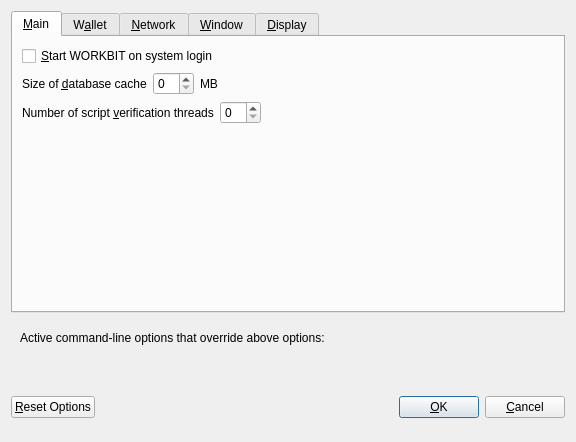
<?xml version="1.0" encoding="UTF-8"?>
<ui version="4.0">
 <class>OptionsDialog</class>
 <widget class="QDialog" name="OptionsDialog">
  <property name="geometry">
   <rect>
    <x>0</x>
    <y>0</y>
    <width>576</width>
    <height>442</height>
   </rect>
  </property>
  <property name="windowTitle">
   <string>Options</string>
  </property>
  <property name="modal">
   <bool>true</bool>
  </property>
  <layout class="QVBoxLayout" name="verticalLayout">
   <item>
    <widget class="QTabWidget" name="tabWidget">
     <property name="currentIndex">
      <number>0</number>
     </property>
     <widget class="QWidget" name="tabMain">
      <attribute name="title">
       <string>&amp;Main</string>
      </attribute>
      <layout class="QVBoxLayout" name="verticalLayout_Main">
       <item>
        <widget class="QCheckBox" name="bitcoinAtStartup">
         <property name="toolTip">
          <string>Automatically start WORKBIT after logging in to the system.</string>
         </property>
         <property name="text">
          <string>&amp;Start WORKBIT on system login</string>
         </property>
        </widget>
       </item>
       <item>
        <layout class="QHBoxLayout" name="horizontalLayout_2_Main">
         <item>
          <widget class="QLabel" name="databaseCacheLabel">
           <property name="text">
            <string>Size of &amp;database cache</string>
           </property>
           <property name="textFormat">
            <enum>Qt::PlainText</enum>
           </property>
           <property name="buddy">
            <cstring>databaseCache</cstring>
           </property>
          </widget>
         </item>
         <item>
          <widget class="QSpinBox" name="databaseCache"/>
         </item>
         <item>
          <widget class="QLabel" name="databaseCacheUnitLabel">
           <property name="text">
            <string>MB</string>
           </property>
           <property name="textFormat">
            <enum>Qt::PlainText</enum>
           </property>
          </widget>
         </item>
         <item>
          <spacer name="horizontalSpacer_2_Main">
           <property name="orientation">
            <enum>Qt::Horizontal</enum>
           </property>
           <property name="sizeHint" stdset="0">
            <size>
             <width>40</width>
             <height>20</height>
            </size>
           </property>
          </spacer>
         </item>
        </layout>
       </item>
       <item>
        <layout class="QHBoxLayout" name="horizontalLayout_3_Main">
         <item>
          <widget class="QLabel" name="threadsScriptVerifLabel">
           <property name="text">
            <string>Number of script &amp;verification threads</string>
           </property>
           <property name="textFormat">
            <enum>Qt::PlainText</enum>
           </property>
           <property name="buddy">
            <cstring>threadsScriptVerif</cstring>
           </property>
          </widget>
         </item>
         <item>
          <widget class="QSpinBox" name="threadsScriptVerif">
           <property name="toolTip">
            <string>(0 = auto, &lt;0 = leave that many cores free)</string>
           </property>
          </widget>
         </item>
         <item>
          <spacer name="horizontalSpacer_3_Main">
           <property name="orientation">
            <enum>Qt::Horizontal</enum>
           </property>
           <property name="sizeHint" stdset="0">
            <size>
             <width>40</width>
             <height>20</height>
            </size>
           </property>
          </spacer>
         </item>
        </layout>
       </item>
       <item>
        <spacer name="verticalSpacer_2">
         <property name="orientation">
          <enum>Qt::Vertical</enum>
         </property>
         <property name="sizeHint" stdset="0">
          <size>
           <width>20</width>
           <height>40</height>
          </size>
         </property>
        </spacer>
       </item>
      </layout>
     </widget>
     <widget class="QWidget" name="tabWallet">
      <attribute name="title">
       <string>W&amp;allet</string>
      </attribute>
      <layout class="QVBoxLayout" name="verticalLayout_Wallet">
       <item>
        <layout class="QHBoxLayout" name="horizontalLayout_2_Wallet">
         <item>
          <widget class="QLabel" name="labelStakeSplitThresholdText">
           <property name="text">
            <string>Stake split threshold:</string>
           </property>
          </widget>
         </item>
         <item>
          <widget class="QSpinBox" name="spinBoxStakeSplitThreshold">
           <property name="minimum">
            <number>1</number>
           </property>
           <property name="maximum">
            <number>999999</number>
           </property>
          </widget>
         </item>
        </layout>
       </item>
       <item>
        <widget class="QGroupBox" name="groupBox">
         <property name="title">
          <string>Expert</string>
         </property>
         <layout class="QVBoxLayout" name="verticalLayout_2">
          <item>
           <widget class="QCheckBox" name="coinControlFeatures">
            <property name="toolTip">
             <string>Whether to show coin control features or not.</string>
            </property>
            <property name="text">
             <string>Enable coin &amp;control features</string>
            </property>
           </widget>
          </item>
          <item>
           <widget class="QCheckBox" name="showMasternodesTab">
            <property name="toolTip">
             <string>Show additional tab listing all your masternodes in first sub-tab&lt;br/&gt;and all masternodes on the network in second sub-tab.</string>
            </property>
            <property name="text">
             <string>Show Masternodes Tab</string>
            </property>
           </widget>
          </item>
          <item>
           <widget class="QCheckBox" name="spendZeroConfChange">
            <property name="toolTip">
             <string>If you disable the spending of unconfirmed change, the change from a transaction&lt;br/&gt;cannot be used until that transaction has at least one confirmation.&lt;br/&gt;This also affects how your balance is computed.</string>
            </property>
            <property name="text">
             <string>&amp;Spend unconfirmed change</string>
            </property>
           </widget>
          </item>
         </layout>
        </widget>
       </item>
       <item>
        <spacer name="verticalSpacer_Wallet">
         <property name="orientation">
          <enum>Qt::Vertical</enum>
         </property>
         <property name="sizeHint" stdset="0">
          <size>
           <width>20</width>
           <height>40</height>
          </size>
         </property>
        </spacer>
       </item>
      </layout>
     </widget>
     <widget class="QWidget" name="tabNetwork">
      <attribute name="title">
       <string>&amp;Network</string>
      </attribute>
      <layout class="QVBoxLayout" name="verticalLayout_Network">
       <item>
        <widget class="QCheckBox" name="mapPortUpnp">
         <property name="toolTip">
          <string>Automatically open the WORKBIT client port on the router. This only works when your router supports UPnP and it is enabled.</string>
         </property>
         <property name="text">
          <string>Map port using &amp;UPnP</string>
         </property>
        </widget>
       </item>
       <item>
        <widget class="QCheckBox" name="allowIncoming">
         <property name="toolTip">
          <string>Accept connections from outside</string>
         </property>
         <property name="text">
          <string>Allow incoming connections</string>
         </property>
        </widget>
       </item>
       <item>
        <widget class="QCheckBox" name="connectSocks">
         <property name="toolTip">
          <string>Connect to the WORKBIT network through a SOCKS5 proxy.</string>
         </property>
         <property name="text">
          <string>&amp;Connect through SOCKS5 proxy (default proxy):</string>
         </property>
        </widget>
       </item>
       <item>
        <layout class="QHBoxLayout" name="horizontalLayout_1_Network">
         <item>
          <widget class="QLabel" name="proxyIpLabel">
           <property name="text">
            <string>Proxy &amp;IP:</string>
           </property>
           <property name="textFormat">
            <enum>Qt::PlainText</enum>
           </property>
           <property name="buddy">
            <cstring>proxyIp</cstring>
           </property>
          </widget>
         </item>
         <item>
          <widget class="QValidatedLineEdit" name="proxyIp">
           <property name="minimumSize">
            <size>
             <width>140</width>
             <height>0</height>
            </size>
           </property>
           <property name="maximumSize">
            <size>
             <width>140</width>
             <height>16777215</height>
            </size>
           </property>
           <property name="toolTip">
            <string>IP address of the proxy (e.g. IPv4: 127.0.0.1 / IPv6: ::1)</string>
           </property>
          </widget>
         </item>
         <item>
          <widget class="QLabel" name="proxyPortLabel">
           <property name="text">
            <string>&amp;Port:</string>
           </property>
           <property name="textFormat">
            <enum>Qt::PlainText</enum>
           </property>
           <property name="buddy">
            <cstring>proxyPort</cstring>
           </property>
          </widget>
         </item>
         <item>
          <widget class="QLineEdit" name="proxyPort">
           <property name="minimumSize">
            <size>
             <width>55</width>
             <height>0</height>
            </size>
           </property>
           <property name="maximumSize">
            <size>
             <width>55</width>
             <height>16777215</height>
            </size>
           </property>
           <property name="toolTip">
            <string>Port of the proxy (e.g. 9050)</string>
           </property>
          </widget>
         </item>
         <item>
          <spacer name="horizontalSpacer_1_Network">
           <property name="orientation">
            <enum>Qt::Horizontal</enum>
           </property>
           <property name="sizeHint" stdset="0">
            <size>
             <width>40</width>
             <height>20</height>
            </size>
           </property>
          </spacer>
         </item>
        </layout>
       </item>
       <item>
        <spacer name="verticalSpacer_Network">
         <property name="orientation">
          <enum>Qt::Vertical</enum>
         </property>
         <property name="sizeHint" stdset="0">
          <size>
           <width>20</width>
           <height>40</height>
          </size>
         </property>
        </spacer>
       </item>
      </layout>
     </widget>
     <widget class="QWidget" name="tabWindow">
      <attribute name="title">
       <string>&amp;Window</string>
      </attribute>
      <layout class="QVBoxLayout" name="verticalLayout_Window">
       <item>
        <widget class="QCheckBox" name="minimizeToTray">
         <property name="toolTip">
          <string>Show only a tray icon after minimizing the window.</string>
         </property>
         <property name="text">
          <string>&amp;Minimize to the tray instead of the taskbar</string>
         </property>
        </widget>
       </item>
       <item>
        <widget class="QCheckBox" name="minimizeOnClose">
         <property name="toolTip">
          <string>Minimize instead of exit the application when the window is closed. When this option is enabled, the application will be closed only after selecting Quit in the menu.</string>
         </property>
         <property name="text">
          <string>M&amp;inimize on close</string>
         </property>
        </widget>
       </item>
       <item>
        <spacer name="verticalSpacer_Window">
         <property name="orientation">
          <enum>Qt::Vertical</enum>
         </property>
         <property name="sizeHint" stdset="0">
          <size>
           <width>20</width>
           <height>40</height>
          </size>
         </property>
        </spacer>
       </item>
      </layout>
     </widget>
     <widget class="QWidget" name="tabDisplay">
      <attribute name="title">
       <string>&amp;Display</string>
      </attribute>
      <layout class="QVBoxLayout" name="verticalLayout_Display">
       <item>
        <layout class="QHBoxLayout" name="horizontalLayout_1_Display">
         <item>
          <widget class="QLabel" name="langLabel">
           <property name="text">
            <string>User Interface &amp;language:</string>
           </property>
           <property name="textFormat">
            <enum>Qt::PlainText</enum>
           </property>
           <property name="buddy">
            <cstring>lang</cstring>
           </property>
          </widget>
         </item>
         <item>
          <widget class="QValueComboBox" name="lang">
           <property name="toolTip">
            <string>The user interface language can be set here. This setting will take effect after restarting WORKBIT.</string>
           </property>
          </widget>
         </item>
        </layout>
       </item>
       <item>
        <widget class="Line" name="line">
         <property name="orientation">
          <enum>Qt::Horizontal</enum>
         </property>
        </widget>
       </item>
       <item>
        <layout class="QHBoxLayout" name="horizontalLayout_2_Display">
         <item>
          <widget class="QLabel" name="unitLabel">
           <property name="text">
            <string>&amp;Unit to show amounts in:</string>
           </property>
           <property name="textFormat">
            <enum>Qt::PlainText</enum>
           </property>
           <property name="buddy">
            <cstring>unit</cstring>
           </property>
          </widget>
         </item>
         <item>
          <widget class="QValueComboBox" name="unit">
           <property name="toolTip">
            <string>Choose the default subdivision unit to show in the interface and when sending coins.</string>
           </property>
          </widget>
         </item>
        </layout>
       </item>
       <item>
        <layout class="QHBoxLayout" name="horizontalLayout_5_Display">
         <item>
          <widget class="QLabel" name="digitsLabel">
           <property name="text">
            <string>Decimal digits</string>
           </property>
          </widget>
         </item>
         <item>
          <widget class="QValueComboBox" name="digits"/>
         </item>
        </layout>
       </item>
       <item>
        <layout class="QHBoxLayout" name="horizontalLayout_3_Display">
         <item>
          <widget class="QLabel" name="thirdPartyTxUrlsLabel">
           <property name="toolTip">
            <string>Third party URLs (e.g. a block explorer) that appear in the transactions tab as context menu items. %s in the URL is replaced by transaction hash. Multiple URLs are separated by vertical bar |.</string>
           </property>
           <property name="text">
            <string>Third party transaction URLs</string>
           </property>
           <property name="buddy">
            <cstring>thirdPartyTxUrls</cstring>
           </property>
          </widget>
         </item>
         <item>
          <widget class="QLineEdit" name="thirdPartyTxUrls">
           <property name="toolTip">
            <string>Third party URLs (e.g. a block explorer) that appear in the transactions tab as context menu items. %s in the URL is replaced by transaction hash. Multiple URLs are separated by vertical bar |.</string>
           </property>
          </widget>
         </item>
        </layout>
       </item>
       <item>
        <spacer name="verticalSpacer">
         <property name="orientation">
          <enum>Qt::Vertical</enum>
         </property>
         <property name="sizeHint" stdset="0">
          <size>
           <width>20</width>
           <height>40</height>
          </size>
         </property>
        </spacer>
       </item>
      </layout>
     </widget>
    </widget>
   </item>
   <item>
    <widget class="QFrame" name="frame">
     <layout class="QVBoxLayout" name="verticalLayout_Bottom">
      <item>
       <layout class="QHBoxLayout" name="horizontalLayout_Bottom">
        <item>
         <widget class="QLabel" name="overriddenByCommandLineInfoLabel">
          <property name="text">
           <string>Active command-line options that override above options:</string>
          </property>
          <property name="textFormat">
           <enum>Qt::PlainText</enum>
          </property>
         </widget>
        </item>
        <item>
         <spacer name="horizontalSpacer_Bottom">
          <property name="orientation">
           <enum>Qt::Horizontal</enum>
          </property>
          <property name="sizeHint" stdset="0">
           <size>
            <width>40</width>
            <height>20</height>
           </size>
          </property>
         </spacer>
        </item>
       </layout>
      </item>
      <item>
       <widget class="QLabel" name="overriddenByCommandLineLabel">
        <property name="text">
         <string/>
        </property>
        <property name="textFormat">
         <enum>Qt::PlainText</enum>
        </property>
        <property name="wordWrap">
         <bool>true</bool>
        </property>
       </widget>
      </item>
     </layout>
    </widget>
   </item>
   <item>
    <layout class="QHBoxLayout" name="horizontalLayout_Buttons">
     <item>
      <widget class="QPushButton" name="resetButton">
       <property name="toolTip">
        <string>Reset all client options to default.</string>
       </property>
       <property name="text">
        <string>&amp;Reset Options</string>
       </property>
       <property name="autoDefault">
        <bool>false</bool>
       </property>
      </widget>
     </item>
     <item>
      <spacer name="horizontalSpacer_1">
       <property name="orientation">
        <enum>Qt::Horizontal</enum>
       </property>
       <property name="sizeHint" stdset="0">
        <size>
         <width>40</width>
         <height>48</height>
        </size>
       </property>
      </spacer>
     </item>
     <item>
      <widget class="QLabel" name="statusLabel">
       <property name="minimumSize">
        <size>
         <width>200</width>
         <height>0</height>
        </size>
       </property>
       <property name="font">
        <font>
         <weight>75</weight>
         <bold>true</bold>
        </font>
       </property>
       <property name="text">
        <string/>
       </property>
       <property name="textFormat">
        <enum>Qt::PlainText</enum>
       </property>
       <property name="wordWrap">
        <bool>true</bool>
       </property>
      </widget>
     </item>
     <item>
      <spacer name="horizontalSpacer_2">
       <property name="orientation">
        <enum>Qt::Horizontal</enum>
       </property>
       <property name="sizeHint" stdset="0">
        <size>
         <width>40</width>
         <height>48</height>
        </size>
       </property>
      </spacer>
     </item>
     <item>
      <widget class="QPushButton" name="okButton">
       <property name="text">
        <string>&amp;OK</string>
       </property>
       <property name="autoDefault">
        <bool>false</bool>
       </property>
       <property name="default">
        <bool>true</bool>
       </property>
      </widget>
     </item>
     <item>
      <widget class="QPushButton" name="cancelButton">
       <property name="text">
        <string>&amp;Cancel</string>
       </property>
       <property name="autoDefault">
        <bool>false</bool>
       </property>
      </widget>
     </item>
    </layout>
   </item>
  </layout>
 </widget>
 <customwidgets>
  <customwidget>
   <class>QValidatedLineEdit</class>
   <extends>QLineEdit</extends>
   <header>qvalidatedlineedit.h</header>
  </customwidget>
  <customwidget>
   <class>QValueComboBox</class>
   <extends>QComboBox</extends>
   <header>qvaluecombobox.h</header>
  </customwidget>
 </customwidgets>
 <resources/>
 <connections/>
</ui>
